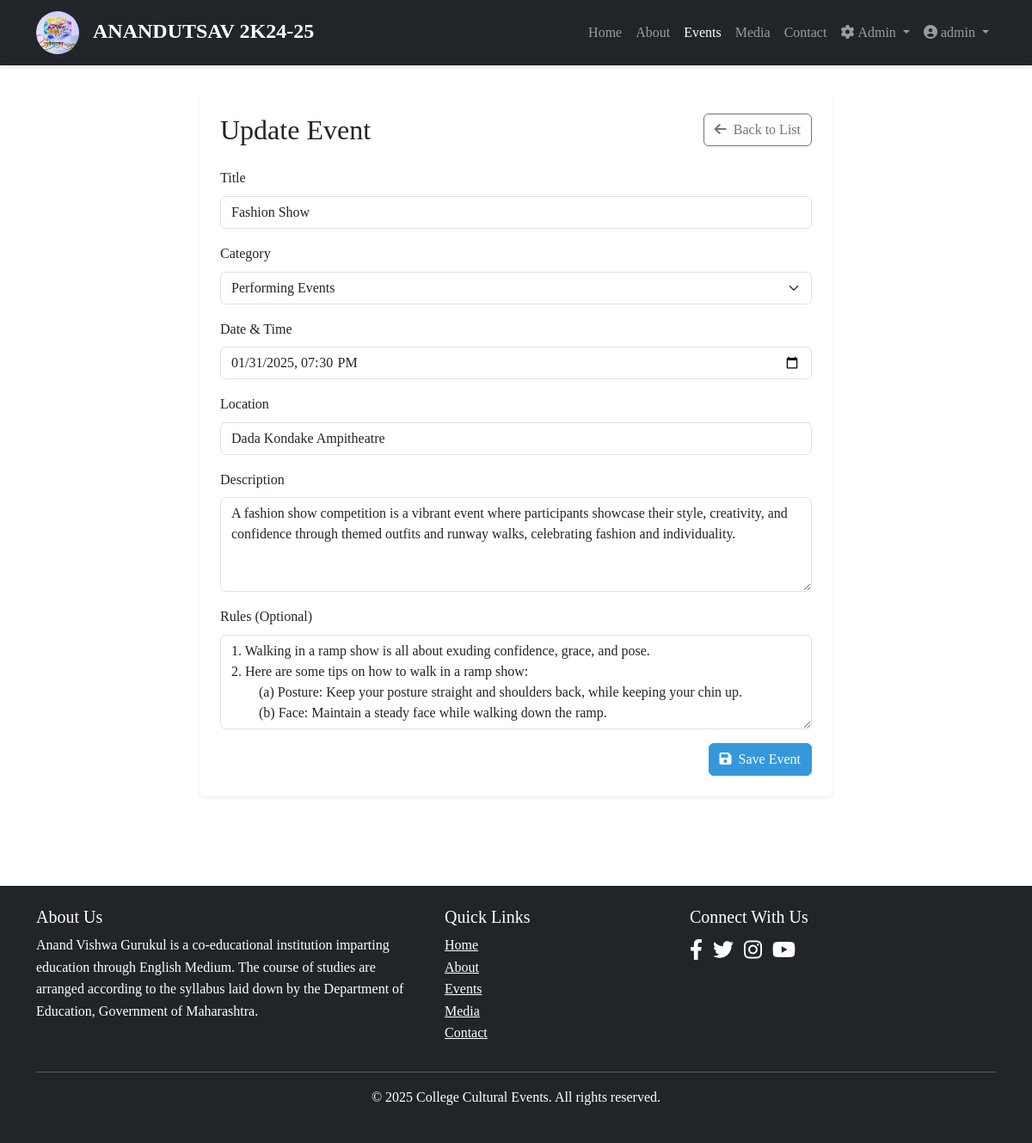
Page /manage/events/8/update/ (signed in) on the committed database.
### events/models.py (models this page shows, shortened)
class Event(models.Model):
    title = models.CharField(max_length=200)
    description = models.TextField()
    category = models.ForeignKey(EventCategory, on_delete=models.CASCADE, related_name='events')
    date = models.DateTimeField()
    location = models.CharField(max_length=200)
    rules = models.TextField(blank=True)
    created_at = models.DateTimeField(auto_now_add=True)
    updated_at = models.DateTimeField(auto_now=True)

### events/views.py (the view)
# urls.py: path('manage/events/<int:event_id>/update/', views.admin_event_update, name='admin_event_update'),
@user_passes_test(is_admin)
def admin_event_update(request, event_id):
    event = get_object_or_404(Event, id=event_id)
    if request.method == 'POST':
        form = EventForm(request.POST, instance=event)
        if form.is_valid():
            form.save()
            messages.success(request, 'Event updated successfully!')
            return redirect('admin_event_list')
    else:
        form = EventForm(instance=event)
    return render(request, 'events/admin_event_form.html', {
        'form': form,
        'event': event,
        'action': 'Update'
    })

### events/forms.py
class EventForm(forms.ModelForm):
    class Meta:
        model = Event
        fields = ['title', 'description', 'category', 'date', 'location', 'rules']
        widgets = {
            'date': forms.DateTimeInput(attrs={'type': 'datetime-local'})
        }

### events/views.py (called while the page is built)
def is_admin(user):
    return user.is_authenticated and user.is_staff

### events/templates/events/admin_event_form.html (shortened to what this page needs)
{% extends 'events/base.html' %}
{% load static %}
{% block content %}
<div class="container py-4">
    <div class="row">
        <div class="col-lg-8 mx-auto">
            <div class="card shadow-sm">
                <div class="card-body p-4">
                    <div class="d-flex justify-content-between align-items-center mb-4">
                        <h2 class="mb-0">{{ action }} Event</h2>
                        <a href="{% url 'admin_event_list' %}" class="btn btn-outline-secondary">
                            <i class="fas fa-arrow-left me-2"></i>Back to List
                        </a>
                    </div>
                    <form method="post">
                        <div class="mb-3">
                            <label for="id_title" class="form-label">Title</label>
                            <input type="text" name="title" id="id_title" class="form-control" value="{{ form.title.value|default:'' }}" required>
                        </div>
                        <div class="mb-3">
                            <label for="id_category" class="form-label">Category</label>
                            <select name="category" id="id_category" class="form-select" required>
                                {% for category in form.category.field.queryset %}
                                    <option value="{{ category.id }}" {% if category.id == form.category.value|add:"0" %}selected{% endif %}>
                                        {{ category.name }}
                                    </option>
                                {% endfor %}
                            </select>
                        </div>
                        <div class="mb-3">
                            <label for="id_date" class="form-label">Date & Time</label>
                            <input type="datetime-local" name="date" id="id_date" class="form-control" value="{{ form.date.value|date:'Y-m-d\TH:i' }}" required>
                        </div>
                        <div class="mb-3">
                            <label for="id_location" class="form-label">Location</label>
                            <input type="text" name="location" id="id_location" class="form-control" value="{{ form.location.value|default:'' }}" required>
                        </div>
                        <div class="mb-3">
                            <label for="id_description" class="form-label">Description</label>
                            <textarea name="description" id="id_description" class="form-control" rows="4" required>{{ form.description.value|default:'' }}</textarea>
                        </div>
                        <div class="mb-3">
                            <label for="id_rules" class="form-label">Rules (Optional)</label>
                            <textarea name="rules" id="id_rules" class="form-control" rows="4">{{ form.rules.value|default:'' }}</textarea>
                        </div>
                        <div class="d-flex justify-content-end">
                            <button type="submit" class="btn btn-primary">
                                <i class="fas fa-save me-2"></i>Save Event
                            </button>
                        </div>
                    </form>
                </div>
            </div>
        </div>
    </div>
</div>
{% endblock %}

### events/templates/events/base.html (shortened to what this page needs)
<!DOCTYPE html>
<html lang="en">
<head>
    <link href="https://cdn.jsdelivr.net/npm/bootstrap@5.3.0/dist/css/bootstrap.min.css" rel="stylesheet">
    <link rel="stylesheet" href="https://cdnjs.cloudflare.com/ajax/libs/font-awesome/6.0.0-beta3/css/all.min.css">
    {% load static %}
    <link rel="stylesheet" href="{% static 'css/style.css' %}">
</head>
<body>
    <nav class="navbar navbar-expand-lg navbar-dark bg-dark sticky-top">
        <div class="container">
            <a class="navbar-brand" href="{% url 'home' %}">
                 <img src="{% static 'img/logo event.jpg' %}" alt="" height="50px" width="50px" style="border-radius: 50%;" class="me-3">ANANDUTSAV 2K24-25
            </a>
            <div class="collapse navbar-collapse" id="navbarNav">
                <ul class="navbar-nav ms-auto">
                    <li class="nav-item">
                        <a class="nav-link {% if request.path == '/' %}active{% endif %}" href="{% url 'home' %}">Home</a>
                    </li>
                    <li class="nav-item">
                        <a class="nav-link {% if 'about' in request.path %}active{% endif %}" href="{% url 'about' %}">About</a>
                    </li>
                    <li class="nav-item">
                        <a class="nav-link {% if 'events' in request.path %}active{% endif %}" href="{% url 'event_list' %}">Events</a>
                    </li>
                    <li class="nav-item">
                        <a class="nav-link {% if 'media' in request.path %}active{% endif %}" href="{% url 'media_list' %}">Media</a>
                    </li>
                    <li class="nav-item">
                        <a class="nav-link {% if 'contact' in request.path %}active{% endif %}" href="{% url 'contact' %}">Contact</a>
                    </li>
                </ul>
                <ul class="navbar-nav">
                    {% if user.is_authenticated %}
                        {% if user.is_staff %}
                        <li class="nav-item dropdown">
                            <a class="nav-link dropdown-toggle" href="#" id="adminDropdown" role="button" data-bs-toggle="dropdown">
                                <i class="fas fa-cog me-1"></i>Admin
                            </a>
                        </li>
                        {% endif %}
                        <li class="nav-item dropdown">
                            <a class="nav-link dropdown-toggle" href="#" id="userDropdown" role="button" data-bs-toggle="dropdown">
                                <i class="fas fa-user-circle me-1"></i>{{ user.username }}
                            </a>
                        </li>
                    {% endif %}
                </ul>
            </div>
        </div>
    </nav>
    <main class="py-2">
        {% block content %}{% endblock %}
    </main>
    <footer class="bg-dark text-white py-4 mt-5">
        <div class="container">
            <div class="row">
                <div class="col-md-5">
                    <h5>About Us</h5>
                    <p>Anand Vishwa Gurukul is a co-educational institution imparting education through English Medium. The course of studies are arranged according to the syllabus laid down by the Department of Education, Government of Maharashtra.</p>
                </div>
                <div class="col-md-3">
                    <h5>Quick Links</h5>
                    <ul class="list-unstyled">
                        <li><a href="{% url 'home' %}" class="text-white">Home</a></li>
                        <li><a href="{% url 'about' %}" class="text-white">About</a></li>
                        <li><a href="{% url 'event_list' %}" class="text-white">Events</a></li>
                        <li><a href="{% url 'media_list' %}" class="text-white">Media</a></li>
                        <li><a href="{% url 'contact' %}" class="text-white">Contact</a></li>
                    </ul>
                </div>
                <div class="col-md-4">
                    <h5>Connect With Us</h5>
                    <div class="social-icons">
                        <a href="#" class="text-white me-2"><i class="fab fa-facebook-f"></i></a>
                        <a href="#" class="text-white me-2"><i class="fab fa-twitter"></i></a>
                        <a href="#" class="text-white me-2"><i class="fab fa-instagram"></i></a>
                        <a href="#" class="text-white me-2"><i class="fab fa-youtube"></i></a>
                    </div>
                </div>
            </div>
            <hr class="mt-3 mb-3">
            <div class="text-center">
                <p>&copy; {% now "Y" %} College Cultural Events. All rights reserved.</p>
            </div>
        </div>
    </footer>
</body>
</html>

### events/static/css/style.css (style rules this page uses)
:root { --primary-color: #3498db; --secondary-color: #2c3e50; --accent-color: #e74c3c; --light-color: #ecf0f1; --dark-color: #2c3e50; }
body { font-family: Cambria, Cochin, Georgia, Times, 'Times New Roman', serif; color: #333; line-height: 1.6; }
.navbar { box-shadow: 0 2px 4px rgba(0, 0, 0, 0.1); }
.navbar-brand { font-weight: bold; font-size: 1.5rem; }
.card { transition: transform 0.3s ease, box-shadow 0.3s ease; margin-bottom: 1.5rem; border: none; box-shadow: 0 2px 5px rgba(0, 0, 0, 0.1); }
.btn-primary { background-color: var(--primary-color); border-color: var(--primary-color); }
footer { background-color: var(--dark-color); }
.social-icons a { font-size: 1.5rem; margin-right: 1rem; transition: color 0.3s ease; }

### rows in the picture
Event: title "Fashion Show", location "Dada Kondake Ampitheatre", description "A fashion show competition is a vibrant event where participants showcase their style, creativity, and confidence through themed outfits and runway walks, celebrating fashion and individuality.", rules "1. Walking in a ramp show is all about exuding confidence, grace, and pose. 2. Here are some tips on how to walk in a ramp show: (a) Posture: Keep your posture straight and shoulders back, while keeping your chin up. (b) Face: Maintain a steady face while walking down the ramp."

### other values in the picture
{{ user.username }} "admin"
{{ action }} "Update"
form field category "Performing Events"
